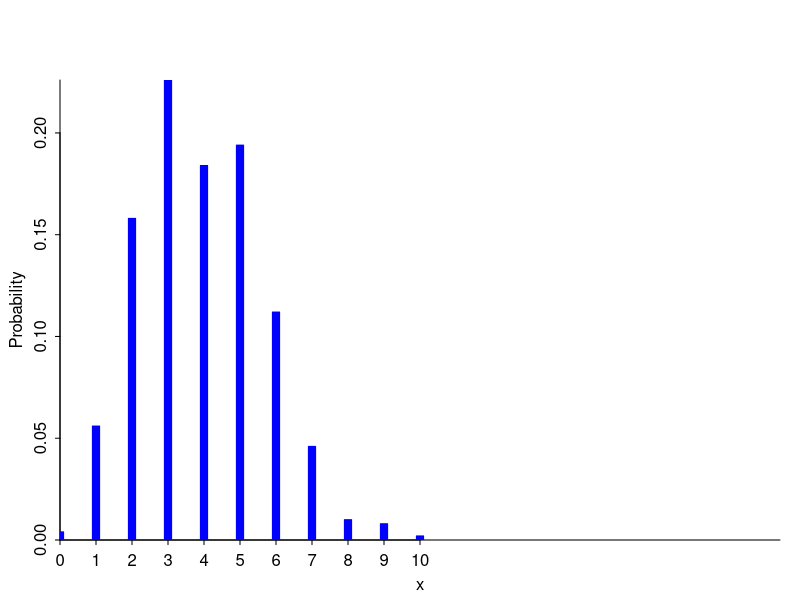
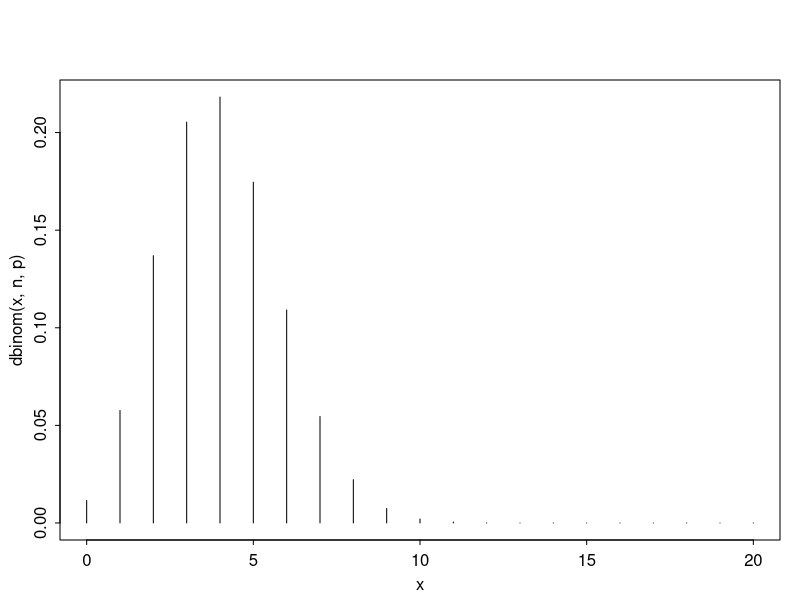
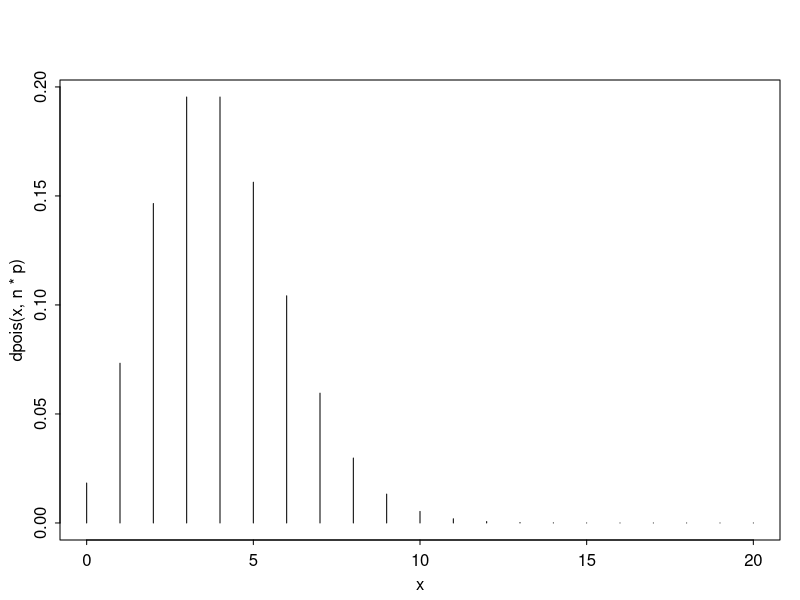
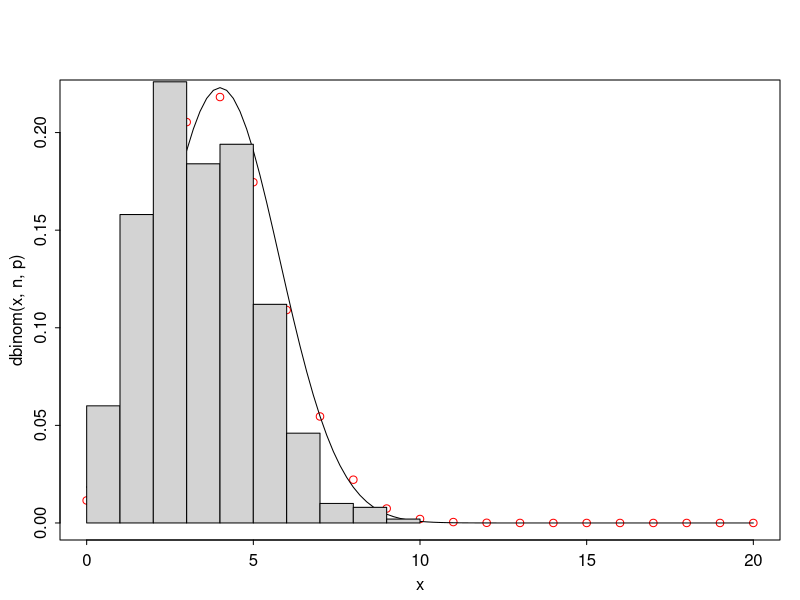
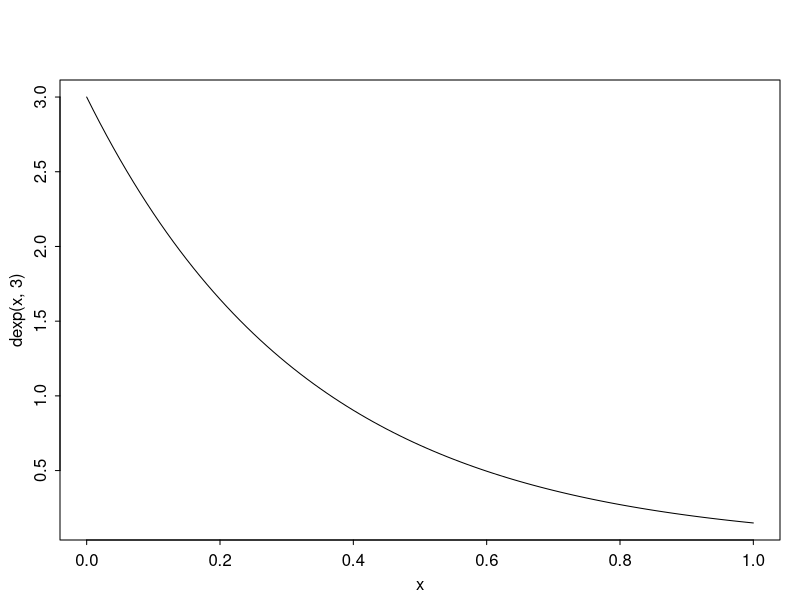

Generate these figures, in order, with R: (Note: this script raises an error after producing the figures.)
## ---- chunk 1
p =  0.2

## ---- chunk 2
#a
n = 10
p = 0.1
x=3
pbinom(3,n,p)
#b
pnorm(3,n*p,sqrt(n*p*(1-p)))
#c
pnorm(3,n*p,sqrt(n*p*(1-p)))-pnorm(0,n*p,sqrt(n*p*(1-p)))
## ---- chunk 3
#a
library(arm)
sample = 500
n = 20
p = 0.2

data = rbinom(sample,n,p)
discrete.hist(data, , xlim=c(0,n))
x=0:n
plot(x, dbinom(x,n,p), type="h", xlim=c(0,n))
plot(x, dpois(x,n*p), type="h", xlim=c(0,n))
## ---- chunk 4
#b
plot(x,dbinom(x,n,p), col = "red", xlim=c(0,n))
curve(dnorm(x,n*p,sqrt(n*p*(1-p))), xlim=c(0,n), add=TRUE)
hist(data, freq=FALSE, add = TRUE, xlim=c(0,n))
## ---- chunk 5
curve(dexp(x,3))
## ---- chunk 6
lambda = 0.01
#a
P(x>200)
1-pexp(200,rate = lambda)
#b
#P(x<=100)
pexp(100,lambda)
#c
#P(x<500)
pexp(499,lambda)

pexp(10,lambda)
## ---- chunk 7
pexp(0.5,lambda)
## ---- chunk 8
m = 2.4
#mean = 1/lambda
lambda = 1/m
lambda
1-pexp(3,lambda)
pexp(3.0000000001,lambda)-pexp(1.999999999,lambda)

f = function(x){
  dexp(x, lambda)
}

fe = function(x){
  x* dexp(x, lambda)
}

integrate(f,2,3)
integrate(fe,-Inf,Inf)
## ---- chunk 9
a=0.12
b=0.14
mi = 0.13
sd = 0.005
pnorm(b,mi,sd) -pnorm(a,mi,sd)
curve(dnorm(x,mi,sd))
## ---- chunk 10
mi=120
sd = 15
pnorm(135,mi,sd)-pnorm(110,mi,sd)
## ---- chunk 11
mi = 200
sigma2 = 400
1-pnorm(157,mi,sqrt(sigma2))
## ---- chunk 12
mi = 46.8
sigma = 1.75
#a
pnorm(50,mi,sigma)
#b
1-pnorm(48,mi,sigma)
#c
pnorm(mi+1.5*sigma,mi,sigma) - pnorm(mi-1.5*sigma,mi,sigma)
## ---- chunk 13
samples = 200
n=30
my_means = c()
for( i in 1:200){
  numbers = rnorm(n)
  my_means = c(my_means,mean(numbers))
}
sd = 1/sqrt(n)
a=5*sd
hist(my_means, freq=FALSE, xlim=c(-a,a))
curve(dnorm(x,0,sd),add=TRUE, xlim=c(-a,a))
## ---- chunk 14
samples = 200
n = 30
lambda = 4
means=c()
for(i in 1:samples){
  means=c(means,mean(rpois(n, lambda)))
}
sd = sqrt(lambda/n)
hist(means,freq=FALSE, xlim=c(lambda-5*sd,lambda+5*sd))
curve(dnorm(x,lambda,sd), add=TRUE, xlim = c(lambda-5*sd,lambda+5*sd))
## ---- chunk 15
avg = 200
sigma = 10
n=25
pnorm(202, avg,sigma/sqrt(n))- pnorm(199, avg, sigma/sqrt(n))

pnorm(5100,avg*n,sigma*sqrt(n))
## ---- chunk 16
avg = 202
sigma = 14
n = 64
pnorm(206,avg,sigma/sqrt(n))-pnorm(198,avg,sigma/sqrt(n))
## ---- chunk 17
avg = 0.5
sigma = 0.2
n=100
avg*n
sigma*sqrt(n)
1- pnorm(47,avg*n,sigma*sqrt(n))
## ---- chunk 18
avg = 21
sigma = 2.9
n = 49
pnorm(20,avg,sigma/sqrt(n))
pnorm(1050,avg*n,sigma*sqrt(n)) - pnorm(980,avg*n,sigma*sqrt(n))
## ---- chunk 19
data = read.csv('data_est.csv', sep =';')
data
## ---- chunk 20
diamonds = na.omit(data$diamonds)
#a)
#population - all diamonds produced by factory
#sample - 12 diamonds selected
#measurement - weight
#b)
n = length(diamonds)
M = mean(diamonds)
S2 = var(diamonds)
S = sd(diamonds)
print(c("mean", "variance", "std"))
print(c(M,S2,S))
alpha = 0.05

conf_int = function(M,S,n, alpha){
  c(M-qt(1-alpha/2, n-1)*S/sqrt(n), M +qt(1-alpha/2,n-1)*S/sqrt(n))
}
print("Confidence Interval: ")
conf_int(M,S,n,alpha)
#d
print("Confidence interval:")
conf_int(M,S,n, 0.01)
print("Confidence interval is wider!!")

#e
print("Confidence Interval variance:")
interval = sigma.test(diamonds, conf.level =1-alpha)$conf.int
print(interval)

#TODO std conf level
## ---- chunk 21
milk = na.omit(data$milk)
#a
#populationall nursing mothers
#sample 20 women
#mesurement - PCB
#b & c
n = length(milk)
M = mean(milk)
S2 = var(milk)
S = sd(milk)
print(c(M,S2,S))
#d
alpha = 0.05
t.test(milk, conf.level = 1-alpha)$conf.int
#e
interval = sigma.test(milk, conf.level = 1-alpha)$conf.int
print(interval)
print(c(sqrt(interval[1]),sqrt(interval[2])))
#TODO sd
## ---- chunk 22
cigarettes = na.omit(data$cigarettes)

#a
alpha = 0.05
z.test(cigarettes, sigma.x = 0.7, conf.level = 1-alpha)$conf.int
#b
#n>= (z*sigma*2/3)^2
(qnorm(1-alpha/2)*0.7*2/0.3)^2
## ---- chunk 23
signal = na.omit(data$signal)

sigma = 3
n = length(signal)
M = mean(signal)
alpha = 0.05
M
z.test(signal, sigma.x = sigma, conf.level = 1 -alpha)$conf.int
## ---- chunk 24
n=1200
M=4.7
S=2.2
alpha = 0.05

myInterval = function(n,M,S,alpha){
  span = qnorm(1-alpha/2)*S/sqrt(n)
  c(M-span,M+span)
}

myInterval(n,M,S,alpha)
zsum.test(M,S,n, conf.level = 1-alpha)$conf.int
## ---- chunk 25
lifetime = na.omit(data$lifetime)
alpha = 0.05
n=length(lifetime)
zsum.test(mean(lifetime), sd(lifetime),n, conf.level = 1-alpha)$conf.int
## ---- chunk 26
#variance 25h^2
S = 5
alpha = 0.05
total_length = 1
(qnorm(1-alpha/2)*S/total_length)^2
## ---- chunk 27
S = 0.3
alpha = 0.1
total_length = 0.1

(qnorm(1-alpha/2)*S/total_length)^2
(qnorm(1-0.01/2)*S/total_length)^2
## ---- chunk 28
n = 100
k = 3
T = 3
alpha = 0.05
binom.test(T,n, conf.level = 1-alpha )$conf.int
## ---- chunk 29
#if p is 0.015 or greater
n=100
T=4
alpha = 0.05
binom.test(T,n, conf.level = 1-alpha )$conf.int
## ---- chunk 30
n = 120
T = 24
alpha = 0.1
binom.test(T,n, conf.level = 1-alpha)$conf.int
## ---- chunk 31
n=1000
T=122
alpha = 0.1
binom.test(T,n, conf.level = 1-alpha)$conf.int
## ---- chunk 32
alpha =0.02
total_length=0.05
p = 0.5

(qnorm(1-alpha/2)*sqrt((1-p)*p)/ total_length)^2

p=0.3
(qnorm(1-alpha/2)*sqrt((1-p)*p)/ total_length)^2
